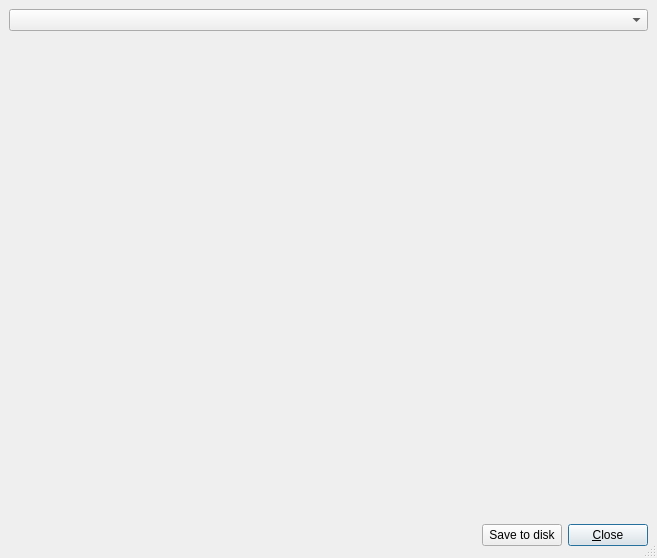
<ui version="4.0" >
 <author></author>
 <comment></comment>
 <exportmacro></exportmacro>
 <class>Gui::Dialog::DlgParameter</class>
 <widget class="QDialog" name="Gui::Dialog::DlgParameter" >
  <property name="geometry" >
   <rect>
    <x>0</x>
    <y>0</y>
    <width>657</width>
    <height>558</height>
   </rect>
  </property>
  <property name="windowTitle" >
   <string>Parameter Editor</string>
  </property>
  <property name="sizeGripEnabled" >
   <bool>true</bool>
  </property>
  <property name="modal" >
   <bool>true</bool>
  </property>
  <layout class="QGridLayout" >
   <property name="margin" >
    <number>9</number>
   </property>
   <property name="spacing" >
    <number>6</number>
   </property>
   <item row="2" column="0" >
    <layout class="QHBoxLayout" >
     <property name="margin" >
      <number>0</number>
     </property>
     <property name="spacing" >
      <number>6</number>
     </property>
     <item>
      <spacer>
       <property name="orientation" >
        <enum>Qt::Horizontal</enum>
       </property>
       <property name="sizeType" >
        <enum>QSizePolicy::Expanding</enum>
       </property>
       <property name="sizeHint" >
        <size>
         <width>351</width>
         <height>27</height>
        </size>
       </property>
      </spacer>
     </item>
     <item>
      <widget class="QPushButton" name="buttonSaveToDisk" >
       <property name="text" >
        <string>Save to disk</string>
       </property>
       <property name="shortcut" >
        <string>Alt+C</string>
       </property>
       <property name="autoDefault" >
        <bool>true</bool>
       </property>
       <property name="default" >
        <bool>true</bool>
       </property>
      </widget>
     </item>
     <item>
      <widget class="QPushButton" name="closeButton" >
       <property name="text" >
        <string>&amp;Close</string>
       </property>
       <property name="shortcut" >
        <string>Alt+C</string>
       </property>
       <property name="autoDefault" >
        <bool>true</bool>
       </property>
       <property name="default" >
        <bool>true</bool>
       </property>
      </widget>
     </item>
    </layout>
   </item>
   <item row="1" column="0" >
    <widget class="QSplitter" name="splitter3" >
     <property name="orientation" >
      <enum>Qt::Horizontal</enum>
     </property>
    </widget>
   </item>
   <item row="0" column="0" >
    <widget class="QComboBox" name="parameterSet" />
   </item>
  </layout>
 </widget>
 <layoutdefault spacing="6" margin="11" />
 <resources/>
 <connections/>
</ui>
